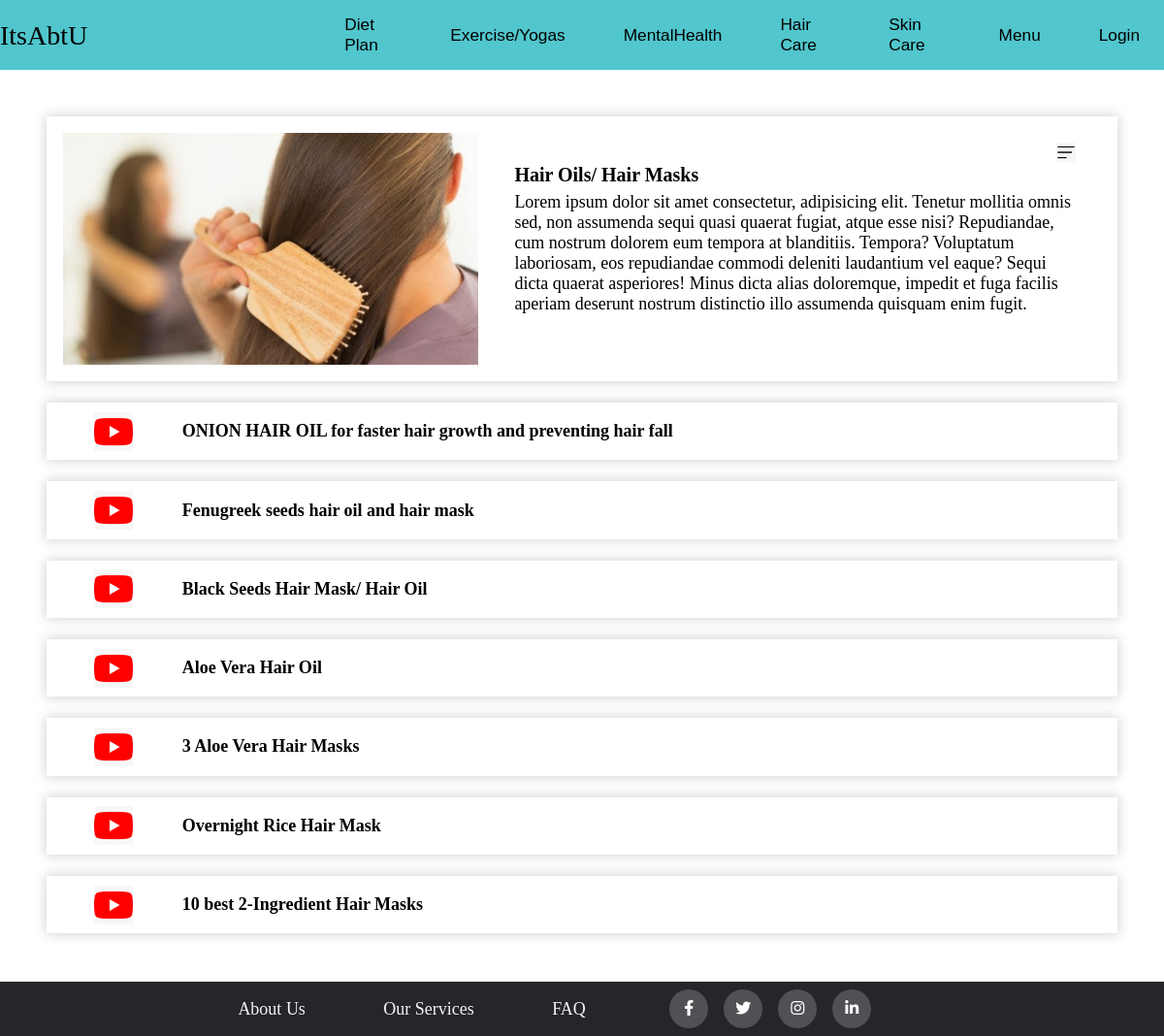
The app's page /haircare_playlist.php?id=1 with its own data.
### tables this page shows
CREATE TABLE `hair_care` (
  `SNo` int(10) NOT NULL,
  `Name` varchar(255) NOT NULL,
  `Description` text NOT NULL,
  `Category` varchar(255) NOT NULL,
  `image` varchar(255) NOT NULL
);

CREATE TABLE `haircare_playlist` (
  `SNo.` int(10) NOT NULL,
  `ScId` int(10) NOT NULL,
  `Language` int(4) NOT NULL,
  `Name` varchar(255) NOT NULL,
  `link` varchar(255) NOT NULL
);

### haircare_playlist.php (the view, shortened to what this page needs)
<!DOCTYPE html>
<html lang="en">
<head>
    <link rel="stylesheet" href="css/image-bar-style.css">
    <link rel="stylesheet" href="css/playlistStyle.css">
    <link rel="stylesheet" href="css/filter.css">
    <link rel="stylesheet" type="text/css" href="https://cdnjs.cloudflare.com/ajax/libs/font-awesome/5.15.1/css/all.min.css">
    <link rel="stylesheet" type="text/css" href="css/footer.css">
</head>
<body>
    <?php
        include('navbar.php');
    ?>
    <?php
            require('connection_login.php');
            $sql="SELECT * FROM hair_care WHERE SNo={$_GET['id']}";
            $result=mysqli_query($con,$sql);
    ?>
    <section id="playlist">
        <div class="main-description">
            <?php
            if($result)
            {
                while($datarow=mysqli_fetch_assoc($result))
                {
            ?>
                <img src="images/<?php echo $datarow['image']; ?>" alt="">
            <div class="desc">
                <h3><?php echo $datarow['Name']; ?></h3>
                <div class="dropdown">
                    <img class="dropbtn" src="images/icons/hamburger.jpeg" alt="" />
                </div>
                <p>Lorem ipsum dolor sit amet consectetur, adipisicing elit. Tenetur mollitia omnis sed, non assumenda sequi quasi quaerat fugiat, atque esse nisi? Repudiandae, cum nostrum dolorem eum tempora at blanditiis. Tempora?
                Voluptatum laboriosam, eos repudiandae commodi deleniti laudantium vel eaque? Sequi dicta quaerat asperiores! Minus dicta alias doloremque, impedit et fuga facilis aperiam deserunt nostrum distinctio illo assumenda quisquam enim fugit.</p>
            </div>
                </div>
                <?php
                }
            }
                $sql="SELECT  s.Name,p.Name, p.link FROM hair_care s JOIN haircare_playlist p ON s.SNo = p.ScId WHERE p.ScId = '{$_GET['id']} ' ";
                $result=mysqli_query($con,$sql);
                if($result){
                    if(mysqli_num_rows($result)>0){
                        while($datarow=mysqli_fetch_assoc($result))
                    {
                        ?>
                        <div id="playlist-content">
                            <a href="<?php echo $datarow['link'] ; ?>">
                                <div class="block">
                                    <img src="images/icons/youtube.jpeg" alt="">
                                        <p><?php echo $datarow['Name'] ;?></p>
                                </div></a>
                        </div>
                        <?php
                    }
                    }
                }
             ?>
    </section>
    <?php
        include('footer.php');
    ?>
</body>
</html>

### navbar.php (shortened to what this page needs)
<nav id="nav">
    <div id="logo" >ItsAbtU</div>
        <ul>
            <li class="container"><a href="#">Diet plan </a></li>
            <li class="container"><a href="physical-activity.php">Exercise/yogas</a></li>
            <li class="container"><a href="mental-health.php"> MentalHealth</a></li>
            <li class="container"><a href="haircare.php?category=videos"> Hair Care</a></li>
            <li class="container"><a href="skincare.php?category=videos"> Skin Care</a></li>
            <li class="container"><a href="#"> Menu</a>
            </li>
            <li class="container">
            <?php
                if(isset($_SESSION['logged_in']) && $_SESSION['logged_in']==true)
                {
                    echo "<a href='logout.php'>logout</a>" ;
                }
                else{
                    echo "<a href='login.php'>Login</a>";
                }
                ?>
            </li>
        </ul>
</nav>

### footer.php
<footer class="footer">
    <div class="container">
        <div class="row">
            <div class="footer-col">
                <ul>
                    <li><a href="#">about us</a></li>
                </ul>
            </div>
            <div class="footer-col">
             <ul>
                 <li><a href="#">our services</a></li>
             </ul>
         </div>
            <div class="footer-col">
                <ul>
                    <li><a href="#">FAQ</a></li>
                </ul>
            </div>
            <div class="footer-col">
                <div class="social-links">
                    <a href="#"><i class="fab fa-facebook-f"></i></a>
                    <a href="#"><i class="fab fa-twitter"></i></a>
                    <a href="#"><i class="fab fa-instagram"></i></a>
                    <a href="#"><i class="fab fa-linkedin-in"></i></a>
                </div>
            </div>
        </div>
    </div>
</footer>

### css/image-bar-style.css (style rules this page uses)
#nav { display: flex; align-items: center; justify-content: space-around; position: sticky; top: 0; z-index: 2; gap: 20%; }
#logo { font-family: 'Arbutus Slab',serif; font-size: 28px !important; height: 30px; }
#nav ul { display: flex; align-items: center; justify-content: center; gap: 10px; }
#nav::before { content: ""; background-color:#51C6CD ; position: absolute; height: 100%; width:100%; z-index:-1; }
#nav ul li { font-family: 'Mukta', sans-serif; list-style-type: none; font-size: 1.08rem; padding: 10px 20px; text-transform: capitalize; position:relative; }
#nav ul li a { text-decoration: none; display:block; color:black; padding:5px 5px; }
* { margin: 0; padding: 0; }

### css/playlistStyle.css (style rules this page uses)
#playlist { padding: 30px; padding: 4%; }
.main-description { display: flex; flex-direction: row; gap: 1.5%; padding: 1.5%; box-shadow: 0px 0px 12px 1px lightgray; }
.main-description img { width: 40%; }
.main-description .desc { padding: 1% 2%; }
.main-description .desc h3 { width: 95%; display: inline-block; padding-bottom: 1%; font-size: 20px; }
.main-description .desc img { width: 20px; margin-bottom: 20px; }
.main-description .desc p { font-size: 18px; }
#playlist-content { margin-top: 2%; display: flex; flex-direction: column; gap: 1.5%; padding: 0.5%; box-shadow: 0px 0px 12px 1px lightgray; }
#playlist-content a { text-decoration: none; color: black; }
#playlist-content .block { display: flex; flex-direction: row; justify-content: flex-start; gap: 5%; align-items: center; padding: 4px 4%; }
#playlist-content .block img { width: 4%; }
#playlist-content .block p { font-size: 18px; font-weight: 600; }
.dropbtn { cursor: pointer; }
.dropdown { position: relative; display: inline-block; }

### css/filter.css (style rules this page uses)
* { box-sizing: border-box; }
.row:after { content: ""; display: table; clear: both; }

### css/footer.css (style rules this page uses)
.container { max-width: 70%; margin:auto; }
.row { display: flex; flex-wrap: wrap; align-items:center; justify-content: space-evenly; }
ul { list-style: none; }
.footer { background-color: #56C6CD; background-color: #24262b; padding: 2px 0; margin-top: 2px; }
.footer-col { padding: 0 15px; }
.footer-col ul li a { font-size: 18px; text-transform: capitalize; color: #ffffff; text-decoration: none; font-weight: 300; color: #000000; color: #f6f1f1; display: block; transition: text-decoration 0.3s ease; }
.footer-col .social-links a { display: inline-block; height: 40px; width: 40px; background-color: rgba(255,255,255,0.2); margin:0 10px 10px 0; margin: 6px; text-align: center; line-height: 40px; border-radius: 50%; color: #ffffff; transition: all 0.5s ease; }

### records on screen
hair_care: image (picture), Name "Hair Oils/ Hair Masks", haircare_playlist.Name "ONION HAIR OIL for faster hair growth and preventing hair fall", haircare_playlist.Name "Fenugreek seeds hair oil and hair mask", haircare_playlist.Name "Black Seeds Hair Mask/ Hair Oil", haircare_playlist.Name "Aloe Vera Hair Oil", haircare_playlist.Name "3 Aloe Vera Hair Masks", haircare_playlist.Name "Overnight Rice Hair Mask", haircare_playlist.Name "10 best 2-Ingredient Hair Masks"
